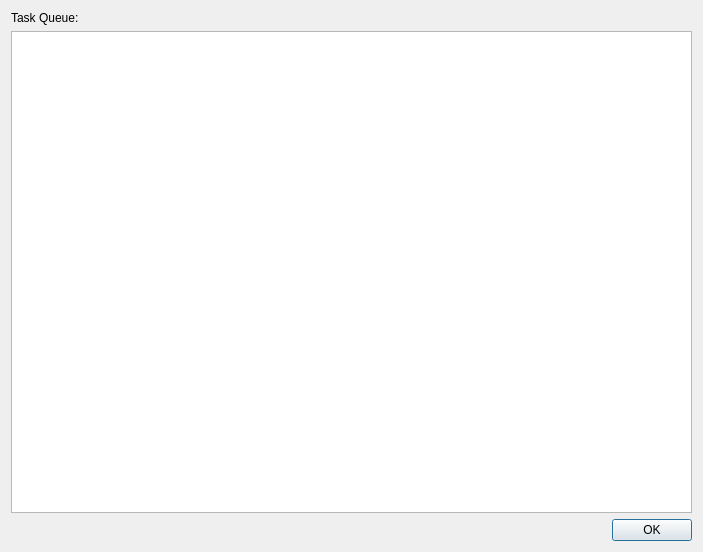
<?xml version="1.0" encoding="UTF-8"?>
<ui version="4.0">
 <class>Dialog</class>
 <widget class="QDialog" name="Dialog">
  <property name="geometry">
   <rect>
    <x>0</x>
    <y>0</y>
    <width>703</width>
    <height>552</height>
   </rect>
  </property>
  <property name="windowTitle">
   <string>Task Queue</string>
  </property>
  <layout class="QVBoxLayout" name="verticalLayout">
   <item>
    <widget class="QFrame" name="frame">
     <property name="frameShape">
      <enum>QFrame::NoFrame</enum>
     </property>
     <property name="frameShadow">
      <enum>QFrame::Raised</enum>
     </property>
     <layout class="QVBoxLayout" name="verticalLayout_2">
      <property name="leftMargin">
       <number>0</number>
      </property>
      <property name="topMargin">
       <number>0</number>
      </property>
      <property name="rightMargin">
       <number>0</number>
      </property>
      <property name="bottomMargin">
       <number>0</number>
      </property>
      <item>
       <widget class="QLabel" name="label_2">
        <property name="text">
         <string>Task Queue:</string>
        </property>
       </widget>
      </item>
      <item>
       <widget class="QTableWidget" name="tableWidget_history"/>
      </item>
     </layout>
    </widget>
   </item>
   <item>
    <widget class="QDialogButtonBox" name="buttonBox">
     <property name="orientation">
      <enum>Qt::Horizontal</enum>
     </property>
     <property name="standardButtons">
      <set>QDialogButtonBox::Ok</set>
     </property>
    </widget>
   </item>
  </layout>
 </widget>
 <resources/>
 <connections>
  <connection>
   <sender>buttonBox</sender>
   <signal>accepted()</signal>
   <receiver>Dialog</receiver>
   <slot>accept()</slot>
   <hints>
    <hint type="sourcelabel">
     <x>248</x>
     <y>254</y>
    </hint>
    <hint type="destinationlabel">
     <x>157</x>
     <y>274</y>
    </hint>
   </hints>
  </connection>
  <connection>
   <sender>buttonBox</sender>
   <signal>rejected()</signal>
   <receiver>Dialog</receiver>
   <slot>reject()</slot>
   <hints>
    <hint type="sourcelabel">
     <x>316</x>
     <y>260</y>
    </hint>
    <hint type="destinationlabel">
     <x>286</x>
     <y>274</y>
    </hint>
   </hints>
  </connection>
 </connections>
</ui>
